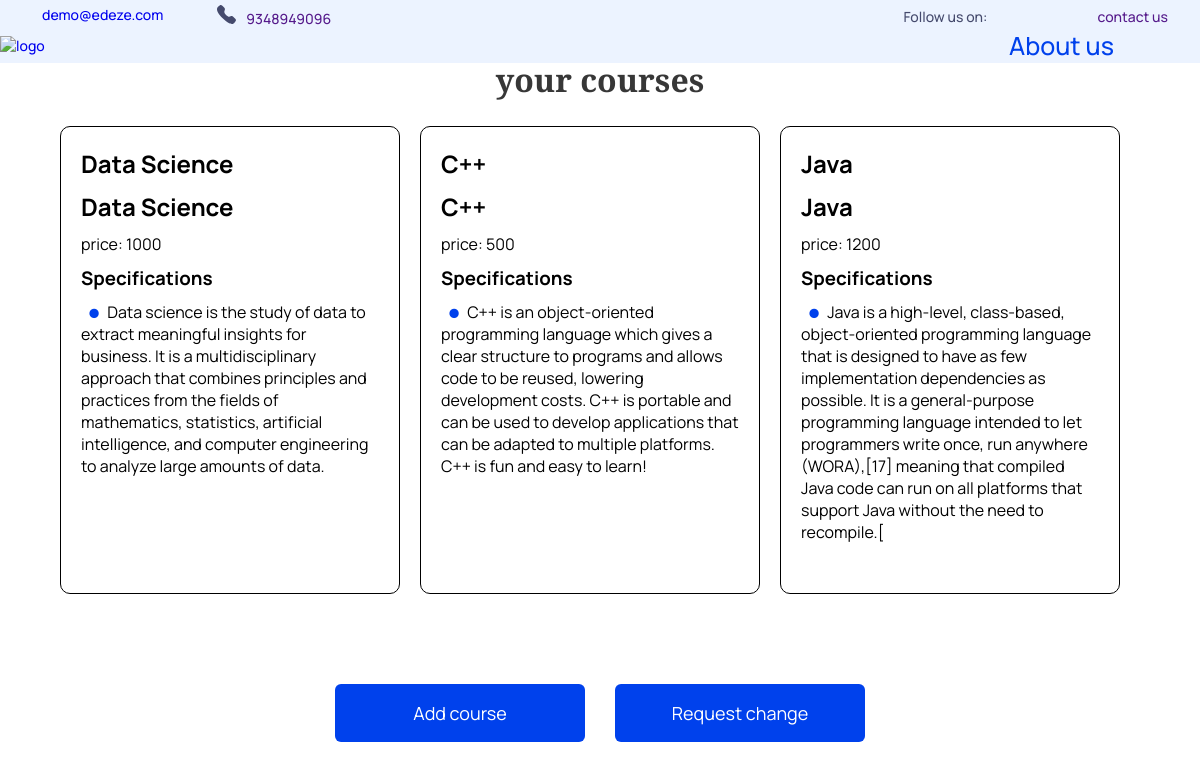
The app's page /2/IA (signed in) with its own data.
### tables this page shows
CREATE TABLE webstore (Item_id integer primary key,Course_name varchar ,Join_id INTEGER,Category varchar,Price INTEGER,selling_price INTEGER,Desc VARCHAR,Author VARCHAR,Rating INTEGER);

### main.py (the view)
@app.get('/{join_id}/IA')
def IA(request:Request,join_id):
    import joinus
    course=json.loads(joinus.IA_all_course(join_id))
    return templates.TemplateResponse("individual-profile.html",{"request":request,"course":course,"id":join_id})

### templates/individual-profile.html (shortened to what this page needs)
<!DOCTYPE html>
<html lang="en">
<head>
    <link rel="stylesheet" href="/static/css/home.css">
</head>
<body>
    <header>
        <div class="container">
            <div class="contact">
               <span> <a href="https://mail.google.com/mail"><img src="/static/images/mail_icon.svg" alt="">demo@edeze.com </a></span>
                <a href=""><span><img src="/static/images/call_icon.svg" alt="">9348949096</span></a>
            </div>
            <div class="social">
                <span>Follow us on:</span>
                <a href=""><img src="/static/images/Insta_icon.svg" alt=""></a>
                <a href=""><span >contact us</span></a>
            </div>
        </div>
        <div class="container nav">
            <div class="left-part">
                <a href="/pages/index.html"><img src="/static/images/logo.svg" alt="logo" class="logo"></a>
            </div>
            <div class="right-part">
                <a href="#about">About us</a>
            </div>
        </div>
    </header>
    <center><h1>your courses</h1></center>
    <div class="courses">
        {% for crs in course %}
            <div class="item">
                <h2 class="course-name">{{crs["Course_name"]}}</h2>
                <h2 class="catagory">{{crs["Category"]}}</h2>
                <p class="price">price: {{crs["selling_price"]}}</p>
                <div class="specification">
                    <h3>Specifications</h3>
                    <ul>
                        <li><span>{{crs["Desc"]}}</span></li>
                    </ul>
                </div>
            </div>
        {% endfor %}
    </div>
    <div class="buttons">
        <button type="submit" id="courseBtn">Add course</button>
        <button type="submit" id="changeRequestBtn">Request change</button>
    </div>
</body>
</html>

### static/css/home.css (style rules this page uses)
* { margin: 0; padding: 0; box-sizing: border-box; text-decoration: none; }
body { height: 100%; width: 100%; font-family: 'DM Serif Text', serif; font-family: 'Manrope', sans-serif; }
header { background: #ECF3FF; width: 100%; }
.container { padding: 5px 32px 0px 32px; display: flex; justify-content: space-between; align-items: center; width: 100%; font-weight: 500; font-size: 14px; color: #454A6D; }
.contact { display: inherit; column-gap: 54px; }
.contact img { padding-right: 10px; }
.social span { padding-left: 40px; }
.nav { padding: 0px 16px 0px 0px; }
.left-part { display: inherit; align-items: center; gap: 20px; }
.left-part .logo { width: 184px; height: 80px; }
.right-part { display: flex; gap: 15px; align-items: center; }
.right-part a { text-decoration: none; color: #454A6D; }
.container { margin: 0 auto; width: 100%; }
ul li { list-style: none; padding-bottom: 15px; }
@media (max-width: 1400px) { header { width: 100vw; } }

### templates/individual-profile.html (style rules this page uses)
h1 { color: #373737; font: normal 700 32px/33px "DM serif text", sans-serif; }
.courses { display: flex; margin: 30px 60px 30px 60px; flex-wrap: wrap; }
.item { flex: 1 0 21%; border: 1px solid black; border-radius: 10px; padding: 20px; margin-right: 20px; margin-bottom: 20px; }
.item h2 { padding-bottom: 10px; }
.item p { color: #000000; font: normal 400 16px/22px "Manrope", sans-serif; }
.specification h3 { padding-top: 10px; }
.specification ul { padding-top: 10px; padding-bottom: 20px; }
.specification ul li { padding-bottom: 10px; color: #000000; font: normal 400 16px/22px "Manrope", sans-serif; list-style: none; }
.specification ul li:before { content:"•"; font-size:40px; vertical-align: top; line-height:20px; color: #0041EC; }
.specification ul li span { padding-left: 0px; }
.buttons { margin-top: 50px; display: flex; justify-content: center; column-gap: 30px; }
.buttons button { margin-top: 20px; width: 250px; height: 58px; background: #0041EC; border-radius: 6px; border: none; color: #FFFFFF; font: normal 400 18px/18px "Manrope", sans-serif; }
.right-part a { padding-right: 70px; font-size: 25px; color: #0041EC; }

### records on screen
webstore: Course_name "Data Science", Category "Data Science", selling_price "1000", Desc "Data science is the study of data to extract meaningful insights for business. It is a multidisciplinary approach that combines principles and practices from the fields of mathematics, statistics, artificial intelligence, and computer engineering to analyze large amounts of data."
webstore: Course_name "C++", Category "C++", selling_price "500", Desc "C++ is an object-oriented programming language which gives a clear structure to programs and allows code to be reused, lowering development costs. C++ is portable and can be used to develop applications that can be adapted to multiple platforms. C++ is fun and easy to learn!"
webstore: Course_name "Java", Category "Java", selling_price "1200", Desc "Java is a high-level, class-based, object-oriented programming language that is designed to have as few implementation dependencies as possible. It is a general-purpose programming language intended to let programmers write once, run anywhere (WORA),[17] meaning that compiled Java code can run on all platforms that support Java without the need to recompile.["
